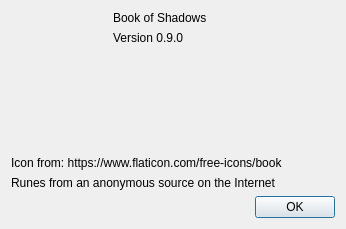
<?xml version="1.0" encoding="UTF-8"?>
<ui version="4.0">
 <class>AboutDialog</class>
 <widget class="QDialog" name="AboutDialog">
  <property name="geometry">
   <rect>
    <x>0</x>
    <y>0</y>
    <width>346</width>
    <height>229</height>
   </rect>
  </property>
  <property name="windowTitle">
   <string>About</string>
  </property>
  <layout class="QVBoxLayout" name="verticalLayout_2">
   <item>
    <layout class="QHBoxLayout" name="horizontalLayout">
     <item>
      <widget class="QLabel" name="label">
       <property name="sizePolicy">
        <sizepolicy hsizetype="Fixed" vsizetype="Fixed">
         <horstretch>0</horstretch>
         <verstretch>0</verstretch>
        </sizepolicy>
       </property>
       <property name="maximumSize">
        <size>
         <width>96</width>
         <height>96</height>
        </size>
       </property>
       <property name="text">
        <string/>
       </property>
       <property name="pixmap">
        <pixmap resource="../resources.qrc">:/icons/book.png</pixmap>
       </property>
       <property name="scaledContents">
        <bool>true</bool>
       </property>
      </widget>
     </item>
     <item>
      <layout class="QVBoxLayout" name="verticalLayout">
       <item>
        <widget class="QLabel" name="label_2">
         <property name="text">
          <string>Book of Shadows</string>
         </property>
        </widget>
       </item>
       <item>
        <widget class="QLabel" name="versionLabel">
         <property name="text">
          <string>Version 0.9.0</string>
         </property>
        </widget>
       </item>
       <item>
        <spacer name="verticalSpacer">
         <property name="orientation">
          <enum>Qt::Orientation::Vertical</enum>
         </property>
         <property name="sizeHint" stdset="0">
          <size>
           <width>20</width>
           <height>40</height>
          </size>
         </property>
        </spacer>
       </item>
      </layout>
     </item>
    </layout>
   </item>
   <item>
    <widget class="QLabel" name="label_3">
     <property name="text">
      <string>Icon from: https://www.flaticon.com/free-icons/book</string>
     </property>
    </widget>
   </item>
   <item>
    <widget class="QLabel" name="label_4">
     <property name="text">
      <string>Runes from an anonymous source on the Internet</string>
     </property>
    </widget>
   </item>
   <item>
    <layout class="QHBoxLayout" name="horizontalLayout_2">
     <item>
      <spacer name="horizontalSpacer">
       <property name="orientation">
        <enum>Qt::Orientation::Horizontal</enum>
       </property>
       <property name="sizeHint" stdset="0">
        <size>
         <width>40</width>
         <height>20</height>
        </size>
       </property>
      </spacer>
     </item>
     <item>
      <widget class="QPushButton" name="pushButton">
       <property name="text">
        <string>OK</string>
       </property>
      </widget>
     </item>
    </layout>
   </item>
  </layout>
 </widget>
 <resources>
  <include location="../resources.qrc"/>
 </resources>
 <connections/>
</ui>
